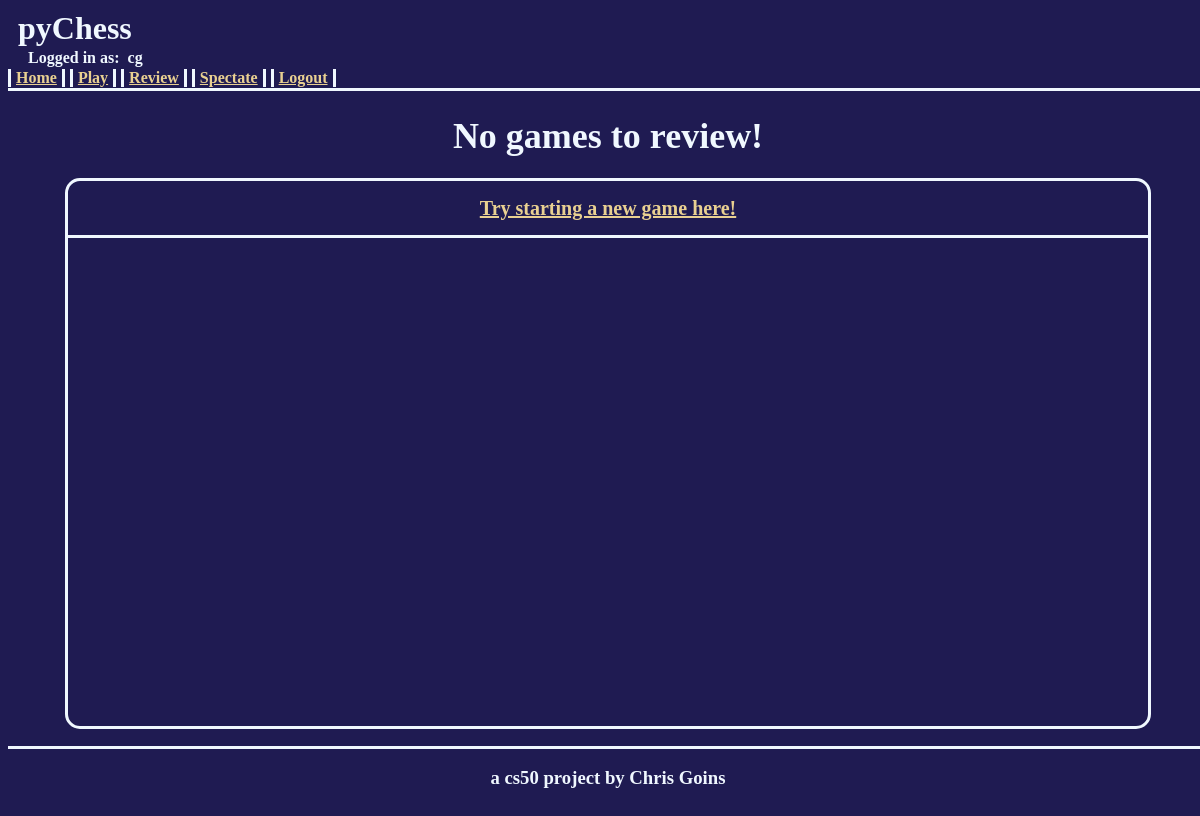
Before: /review (signed in) with the older database file.
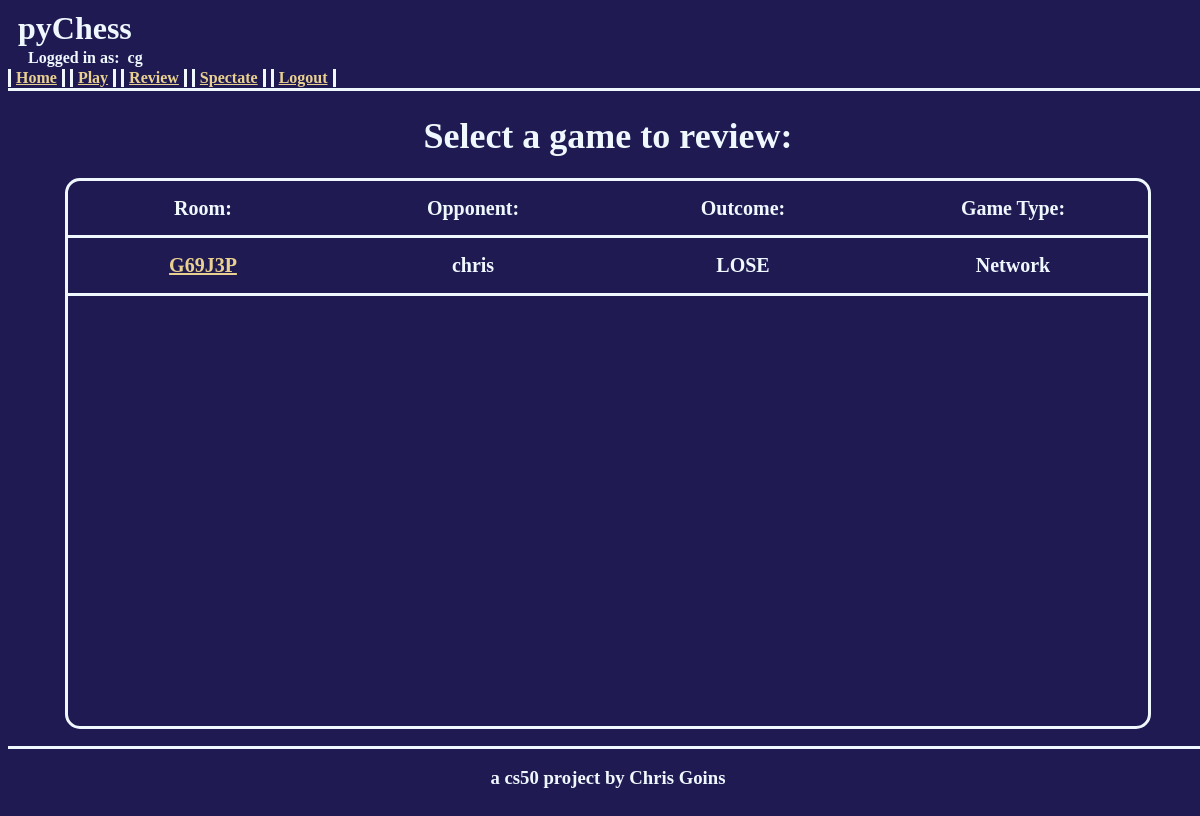
After: the same page with the newer database file.
### pychess/models.py (models this page shows, shortened)
class User(AbstractUser):
    pass

class Game(models.Model):
    roomCode = models.CharField(max_length=6, unique=True, null=True, blank=True)
    player1 = models.ForeignKey(User, on_delete=models.CASCADE, related_name="player1")
    player2 = models.ForeignKey(User, on_delete=models.CASCADE, related_name="player2", null=True, blank=True)
    isActive = models.BooleanField()
    winner = models.ForeignKey(User, on_delete=models.CASCADE, related_name="winner", null=True, blank=True)

### pychess/views.py (the view)
# urls.py: path("review", views.review, name="review"),
@login_required
def review(request):
    if request.method == "GET":
        gameQuery = Game.objects.filter(player1 = request.user) | Game.objects.filter(player2 = request.user)
        games = []
        for query in gameQuery:
            if not query.isActive:
                if query.player1 != query.player2:
                    gameType = "Network"
                    opponent = query.player2 if request.user == query.player1 else query.player1
                else:
                    gameType = "Local"
                    opponent = "---"
                game = {}
                game['gameType'] = gameType
                game['opponent'] = opponent
                if query.winner == request.user:
                    game['outcome'] = "WIN"
                elif query.winner == None:
                    game['outcome'] = "DRAW"
                else:
                    game['outcome'] = "LOSE"
                game['roomCode'] = query.roomCode
                games.append(game)
        return render(request, 'pychess/review.html', {"games":games})
    else:
        return JsonResponse({"error":"Invalid request method"}, status=405)

### pychess/templates/pychess/review.html (shortened to what this page needs)
{% extends "pychess/layout.html"%}
{% block body %}
<div class="pageHeader">
    {% if games %}
        Select a game to review:
    {% else %}
        No games to review!
    {% endif %}
</div>
<div class="tableContainer">
    <div class="infoTable">
        {% if games %}
            <div class="infoRow">
                <div class="infoItem">Room:</div>
                <div class="infoItem">Opponent:</div>
                <div class="infoItem">Outcome:</div>
                <div class="infoItem">Game Type:</div>
            </div>
            {% for game in games %}
                <div class="infoRow">
                    <div class="infoItem"><a href="{% url 'reviewGame' game.roomCode %}">{{ game.roomCode }}</a></div>
                    <div class="infoItem">{{ game.opponent }}</div>
                    <div class="infoItem">{{ game.outcome }}</div>
                    <div class="infoItem">{{ game.gameType }}</div>
                </div>
            {% endfor %}
        {% else %}
            <div class="infoRow">
                <a href="{% url 'play' %}">Try starting a new game here!</a>
            </div>
        {% endif %}
    </div>
</div>
{% endblock %}

Changed rows visible on the page:
now on this page (row edited): User: roomCode "G69J3P", opponent "chris", outcome "LOSE", gameType "Network"
Other visible differences:
text no longer shown: "No games to review! Try starting a new game here!"
text now shown: "Select a game to review: Room: Opponent: Outcome: Game Type:"
